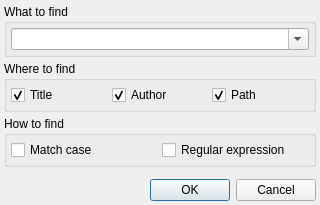
<?xml version="1.0" encoding="UTF-8"?>
<ui version="4.0">
 <class>SearchDialog</class>
 <widget class="QDialog" name="SearchDialog">
  <property name="geometry">
   <rect>
    <x>0</x>
    <y>0</y>
    <width>320</width>
    <height>205</height>
   </rect>
  </property>
  <property name="windowTitle">
   <string>Search</string>
  </property>
  <layout class="QVBoxLayout">
   <property name="spacing">
    <number>4</number>
   </property>
   <property name="margin">
    <number>4</number>
   </property>
   <item>
    <widget class="QGroupBox" name="whatToFindGroup">
     <property name="title">
      <string>What to find</string>
     </property>
     <layout class="QVBoxLayout">
      <property name="spacing">
       <number>4</number>
      </property>
      <property name="margin">
       <number>4</number>
      </property>
      <item>
       <widget class="QComboBox" name="Pattern">
        <property name="editable">
         <bool>true</bool>
        </property>
        <property name="maxCount">
         <number>10</number>
        </property>
       </widget>
      </item>
     </layout>
    </widget>
   </item>
   <item>
    <widget class="QGroupBox" name="whereToFindGroup">
     <property name="title">
      <string>Where to find</string>
     </property>
     <layout class="QHBoxLayout">
      <property name="spacing">
       <number>4</number>
      </property>
      <property name="margin">
       <number>4</number>
      </property>
      <item>
       <widget class="QCheckBox" name="FindInTitle">
        <property name="text">
         <string>Title</string>
        </property>
        <property name="checked">
         <bool>true</bool>
        </property>
       </widget>
      </item>
      <item>
       <widget class="QCheckBox" name="FindInAuthor">
        <property name="text">
         <string>Author</string>
        </property>
        <property name="checked">
         <bool>true</bool>
        </property>
       </widget>
      </item>
      <item>
       <widget class="QCheckBox" name="FindInPath">
        <property name="text">
         <string>Path</string>
        </property>
        <property name="checked">
         <bool>true</bool>
        </property>
       </widget>
      </item>
     </layout>
    </widget>
   </item>
   <item>
    <widget class="QGroupBox" name="howToFindGroup">
     <property name="title">
      <string>How to find</string>
     </property>
     <layout class="QHBoxLayout">
      <property name="spacing">
       <number>4</number>
      </property>
      <property name="margin">
       <number>4</number>
      </property>
      <item>
       <widget class="QCheckBox" name="CaseSensitive">
        <property name="text">
         <string>Match case</string>
        </property>
       </widget>
      </item>
      <item>
       <widget class="QCheckBox" name="RegularExpression">
        <property name="text">
         <string>Regular expression</string>
        </property>
       </widget>
      </item>
     </layout>
    </widget>
   </item>
   <item>
    <spacer name="verticalSpacer">
     <property name="orientation">
      <enum>Qt::Vertical</enum>
     </property>
     <property name="sizeHint" stdset="0">
      <size>
       <width>20</width>
       <height>40</height>
      </size>
     </property>
    </spacer>
   </item>
   <item>
    <widget class="QDialogButtonBox" name="buttons">
     <property name="standardButtons">
      <set>QDialogButtonBox::Cancel|QDialogButtonBox::Ok</set>
     </property>
    </widget>
   </item>
  </layout>
 </widget>
 <resources/>
 <connections>
  <connection>
   <sender>buttons</sender>
   <signal>accepted()</signal>
   <receiver>SearchDialog</receiver>
   <slot>accept()</slot>
   <hints>
    <hint type="sourcelabel">
     <x>159</x>
     <y>189</y>
    </hint>
    <hint type="destinationlabel">
     <x>159</x>
     <y>102</y>
    </hint>
   </hints>
  </connection>
  <connection>
   <sender>buttons</sender>
   <signal>rejected()</signal>
   <receiver>SearchDialog</receiver>
   <slot>reject()</slot>
   <hints>
    <hint type="sourcelabel">
     <x>159</x>
     <y>189</y>
    </hint>
    <hint type="destinationlabel">
     <x>159</x>
     <y>102</y>
    </hint>
   </hints>
  </connection>
 </connections>
</ui>
